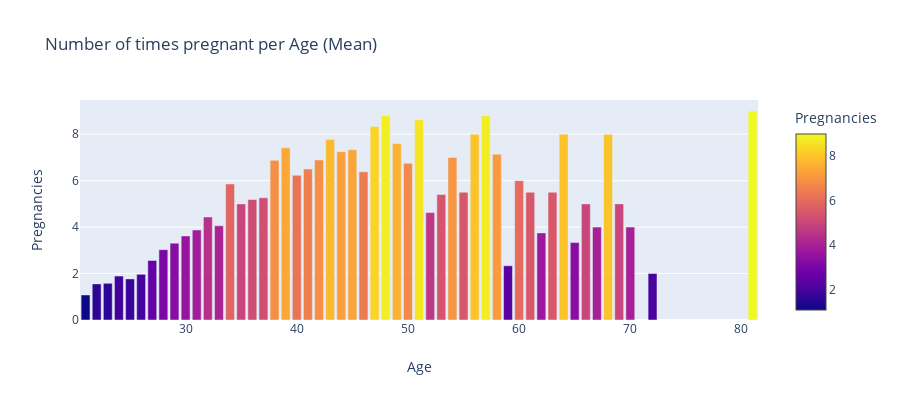

This figure's notebook cell:
### Code cell
age_groupby_pregnancies = df.groupby(['Age']).Pregnancies.mean().reset_index()
age_groupby_pregnancies = age_groupby_pregnancies.sort_values(by='Age')

fig = px.bar(age_groupby_pregnancies, x='Age', 
             y='Pregnancies', 
             title='Number of times pregnant per Age (Mean)',
             hover_data=['Age', 'Pregnancies'], 
             color='Pregnancies', 
             height=400)
fig.show()

### Figure 1 — Plotly figure (JSON) as saved in the notebook; plotly's stock layout.template omitted (floating-point values rounded to 4 significant figures)
{"data": [{"alignmentgroup": "True", "customdata": [[21, 1.079], [22, 1.556], [23, 1.579], [24, 1.891], [25, 1.771], [26, 1.97], [27, 2.562], [28, 3.029], [29, 3.31], [30, 3.619], [31, 3.875], [32, 4.438], [33, 4.059], [34, 5.857], [35, 5], [36, 5.188], [37, 5.263], [38, 6.875], [39, 7.417], [40, 6.231], [41, 6.5], [42, 6.889], [43, 7.769], [44, 7.25], [45, 7.333], [46, 6.385], [47, 8.333], [48, 8.8], [49, 7.6], [50, 6.75], [51, 8.625], [52, 4.625], [53, 5.4], [54, 7], [55, 5.5], [56, 8], [57, 8.8], [58, 7.143], [59, 2.333], [60, 6], [61, 5.5], [62, 3.75], [63, 5.5], [64, 8], [65, 3.333], [66, 5], [67, 4], [68, 8], [69, 5], [70, 4], [72, 2], [81, 9]], "hoverlabel": {"namelength": 0}, "hovertemplate": "Age=%{customdata[0]}<br>Pregnancies=%{marker.color}", "legendgroup": "", "marker": {"color": [1.079, 1.556, 1.579, 1.891, 1.771, 1.97, 2.562, 3.029, 3.31, 3.619, 3.875, 4.438, 4.059, 5.857, 5, 5.188, 5.263, 6.875, 7.417, 6.231, 6.5, 6.889, 7.769, 7.25, 7.333, 6.385, 8.333, 8.8, 7.6, 6.75, 8.625, 4.625, 5.4, 7, 5.5, 8, 8.8, 7.143, 2.333, 6, 5.5, 3.75, 5.5, 8, 3.333, 5, 4, 8, 5, 4, 2, 9], "coloraxis": "coloraxis"}, "name": "", "offsetgroup": "", "orientation": "v", "showlegend": false, "textposition": "auto", "type": "bar", "x": [21, 22, 23, 24, 25, 26, 27, 28, 29, 30, 31, 32, 33, 34, 35, 36, 37, 38, 39, 40, 41, 42, 43, 44, 45, 46, 47, 48, 49, 50, 51, 52, 53, 54, 55, 56, 57, 58, 59, 60, 61, 62, 63, 64, 65, 66, 67, 68, 69, 70, 72, 81], "xaxis": "x", "y": [1.079, 1.556, 1.579, 1.891, 1.771, 1.97, 2.562, 3.029, 3.31, 3.619, 3.875, 4.438, 4.059, 5.857, 5, 5.188, 5.263, 6.875, 7.417, 6.231, 6.5, 6.889, 7.769, 7.25, 7.333, 6.385, 8.333, 8.8, 7.6, 6.75, 8.625, 4.625, 5.4, 7, 5.5, 8, 8.8, 7.143, 2.333, 6, 5.5, 3.75, 5.5, 8, 3.333, 5, 4, 8, 5, 4, 2, 9], "yaxis": "y"}], "layout": {"barmode": "relative", "coloraxis": {"colorbar": {"title": {"text": "Pregnancies"}}, "colorscale": [[0, "#0d0887"], [0.1111, "#46039f"], [0.2222, "#7201a8"], [0.3333, "#9c179e"], [0.4444, "#bd3786"], [0.5556, "#d8576b"], [0.6667, "#ed7953"], [0.7778, "#fb9f3a"], [0.8889, "#fdca26"], [1, "#f0f921"]]}, "height": 400, "legend": {"tracegroupgap": 0}, "title": {"text": "Number of times pregnant per Age (Mean)"}, "xaxis": {"anchor": "y", "domain": [0, 0.98], "title": {"text": "Age"}}, "yaxis": {"anchor": "x", "domain": [0, 1], "title": {"text": "Pregnancies"}}}}
